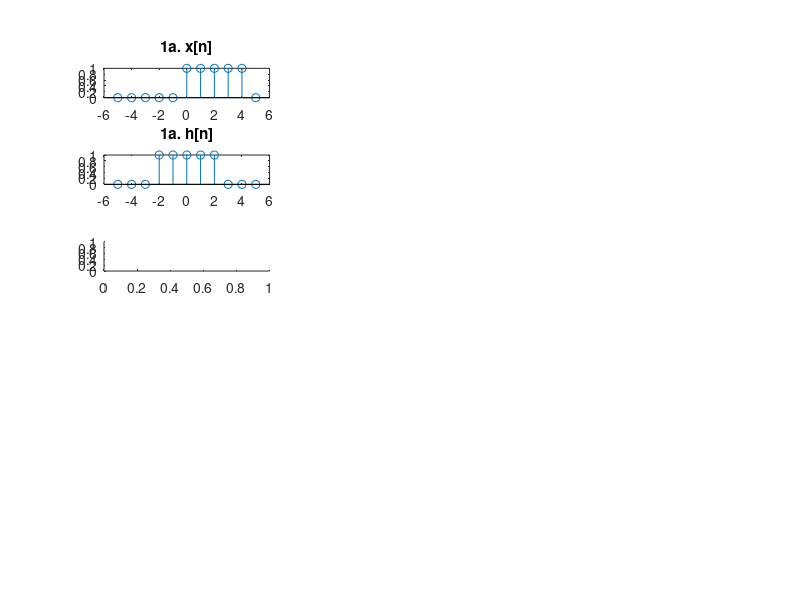

Reproduce this figure in MATLAB. (Note: this script raises an error after producing the figure.)
clear all; close all; clc;

figure('Position',[100 100 1600 900],'Name','Lab 4 Problem 1')

%%%%%%%
subplot(6,3,1)
stem(-5:5,[0 0 0 0 0 1 1 1 1 1 0])
title('1a. x[n]')

subplot(6,3,4)
stem(-5:5,[0 0 0 1 1 1 1 1 0 0 0])
title('1a. h[n]')

subplot(6,3,7)
stem(convfunc(0,4,-2,2,ones(1,5),ones(1,5)))
title('1a. y[n]')

%%%%%%%
subplot(6,3,2)
stem(-5:5,[0 0 0 0 0 0.5 0.5 0.5 0 0 0])
title('1b. x[n]')

subplot(6,3,5)
stem(-5:5,[0 0 0 0 0 3 2 1 0 0 0])
title('1b. h[n]')

subplot(6,3,8)
stem(convfunc(0,2,0,2,[0.5 0.5 0.5],[3 2 1]))
title('1b. y[n]')

%%%%%%%
x = [];
for i = -5:5
    x = [x (5-abs(i))];
end
subplot(6,3,3)
stem(-8:8,[0 0 0 x 0 0 0])
title('1c. x[n]')

subplot(6,3,6)
stem(-8:8,[0 0 0 ones(1,11) 0 0 0])
title('1c. h[n]')

subplot(6,3,9)
stem(convfunc(-5,5,-5,5,x,ones(1,11)))
title('1c. y[n]')

%%%%%%%
x = [];
for i = -10:10
    x = [x ((1/2)^(i-1))];
end
subplot(6,3,10)
stem(-30:30,[zeros(1,30) ones(1,21) zeros(1,10)])
title('1d. x[n]')

subplot(6,3,13)
stem(-30:30,[zeros(1,20) x zeros(1,20)])
title('1d. h[n]')

subplot(6,3,16)
stem(convfunc(0,20,-10,10,ones(1,21),x))
title('1d. y[n]')

%%%%%%%
x = [];
for i = -2:1
    x = [x (1-1.3*exp(i/5))];
end
y = [];
for i = 0:4
    y = [y (exp(-(0.7*i)))];
end
subplot(6,3,11)
stem(-6:6,[0 0 0 0 x 0 0 0 0 0])
title('1e. x[n]')

subplot(6,3,14)
stem(-6:6,[zeros(1,6) y 0 0])
title('1e. h[n]')

subplot(6,3,17)
stem(convfunc(-2,1,0,4,x,y))
title('1e. y[n]')